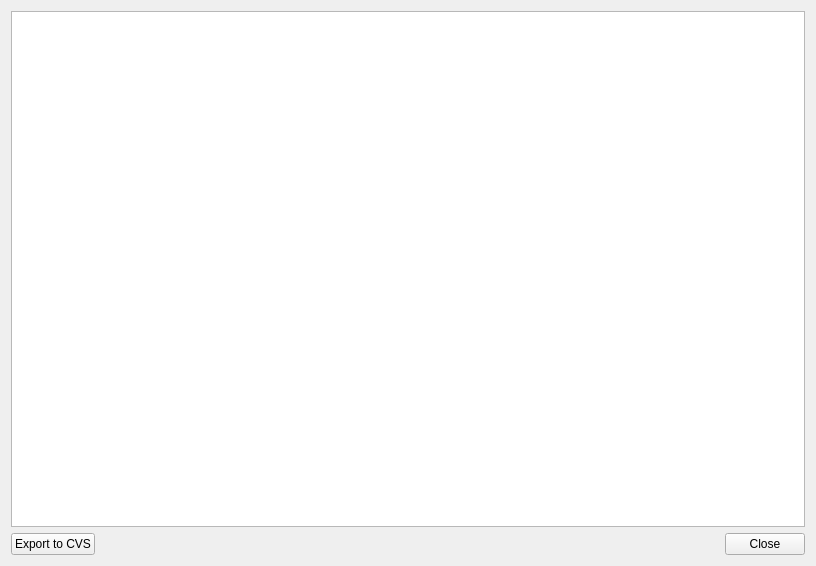
<?xml version="1.0" encoding="UTF-8"?>
<ui version="4.0">
 <class>DataTableView</class>
 <widget class="QWidget" name="DataTableView">
  <property name="geometry">
   <rect>
    <x>0</x>
    <y>0</y>
    <width>816</width>
    <height>566</height>
   </rect>
  </property>
  <property name="sizePolicy">
   <sizepolicy hsizetype="Preferred" vsizetype="Preferred">
    <horstretch>0</horstretch>
    <verstretch>0</verstretch>
   </sizepolicy>
  </property>
  <property name="windowTitle">
   <string>Data View</string>
  </property>
  <layout class="QGridLayout" name="gridLayout_2">
   <item row="0" column="0">
    <layout class="QGridLayout" name="gridLayout">
     <item row="1" column="4">
      <widget class="QPushButton" name="buttonDone">
       <property name="text">
        <string>Close</string>
       </property>
      </widget>
     </item>
     <item row="1" column="3">
      <spacer name="horizontalSpacer">
       <property name="orientation">
        <enum>Qt::Horizontal</enum>
       </property>
       <property name="sizeHint" stdset="0">
        <size>
         <width>40</width>
         <height>20</height>
        </size>
       </property>
      </spacer>
     </item>
     <item row="1" column="0">
      <widget class="QPushButton" name="buttonExportCVS">
       <property name="text">
        <string>Export to CVS</string>
       </property>
      </widget>
     </item>
     <item row="0" column="0" colspan="5">
      <widget class="QTableView" name="table"/>
     </item>
    </layout>
   </item>
  </layout>
 </widget>
 <resources/>
 <connections/>
</ui>
